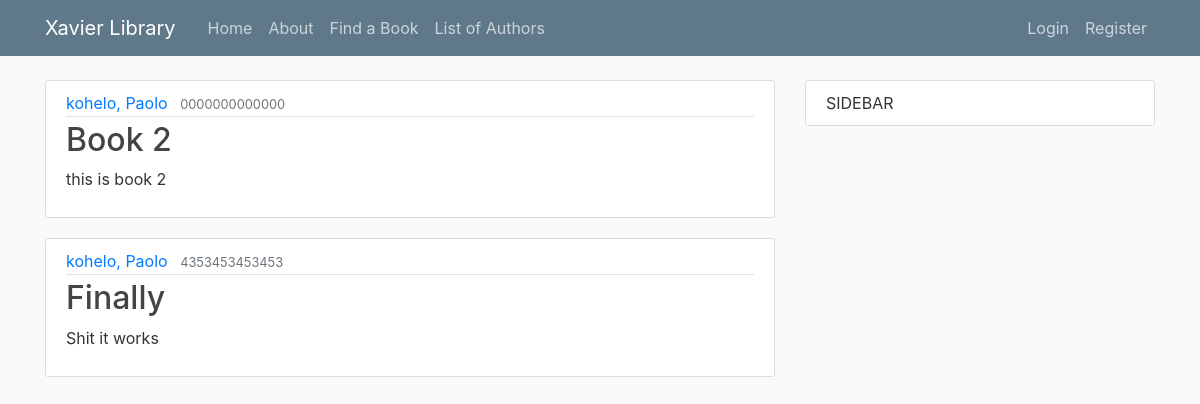
/, run on an earlier commit of the app's database.
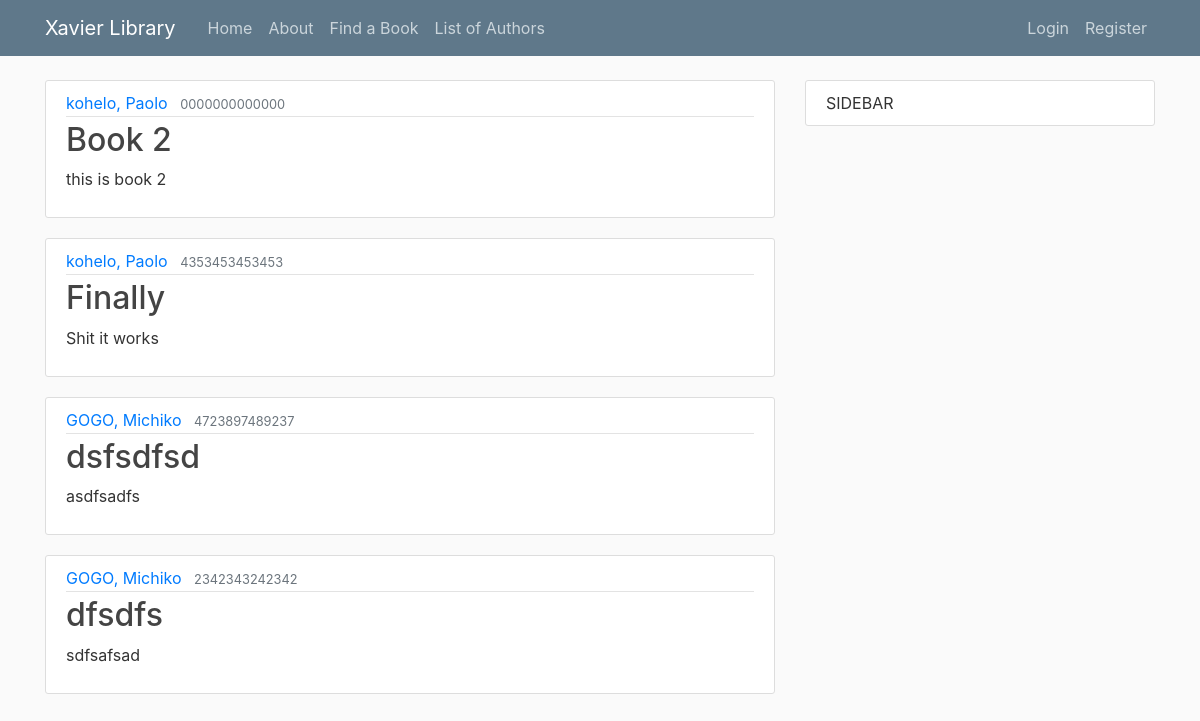
And on a later commit of the database.
### library/models.py (models this page shows, shortened)
class Book(models.Model):
    title = models.CharField(max_length=200)
    author = models.ForeignKey('Author', on_delete=models.SET_NULL, null=True)
    summary = models.TextField(max_length=1000, help_text="Enter a brief description of the book")
    isbn = models.CharField('ISBN', max_length=13,
                            help_text='13 Character <a href="https://www.isbn-international.org/content/what-isbn'
                                      '">ISBN number</a>')
    genre = models.ManyToManyField(Genre, help_text="Select a genre for this book")
    language = models.ForeignKey('Language', on_delete=models.SET_NULL, null=True)
    call = models.CharField('Call Number', max_length=3, help_text="Enter a 3 digit call number", null=True)
    def display_genre(self):
        """Creates a string for the Genre. This is required to display genre in Admin."""
        return ', '.join([genre.name for genre in self.genre.all()[:3]])
    display_genre.short_description = 'Genre'

class Author(models.Model):
    first_name = models.CharField(max_length=100)
    last_name = models.CharField(max_length=100)
    date_of_birth = models.DateField(null=True, blank=True)
    date_of_death = models.DateField('died', null=True, blank=True)
    class Meta:
        ordering = ['last_name', 'first_name']
    def __str__(self):
        return '{0}, {1}'.format(self.last_name, self.first_name)

### library/views.py (the view)
# urls.py: path('', BookListView.as_view(), name='library-home'), #path('', views.home, name='library-home'),
class BookListView(ListView):
	model = Book
	template_name = 'library/home.html'
	context_object_name = 'books'

### library/templates/library/home.html
{% extends "library/base.html" %}
{% block content%}
	{% for book in books %}
		<article class="media content-section">
		  <div class="media-body">
		    <div class="article-metadata">
		      <a class="mr-2" href="{% url 'author-detail' book.author.id %}">{{ book.author }}</a>
		      <small class="text-muted">{{ book.isbn }}</small>
		    </div>
		    <h2><a class="article-title" href="{% url 'book-detail' book.id %}">{{ book.title }}</a></h2>
		    <p class="article-content">{{ book.summary }}</p>
		  </div>
		</article>
	{% endfor %}
{% endblock content %}

What changed in the data, as far as the page shows it:
added Book: author "GOGO, Michiko", isbn "4723897489237", title "dsfsdfsd", summary "asdfsadfs"
added Book: author "GOGO, Michiko", isbn "2342343242342", title "dfsdfs", summary "sdfsafsad"
